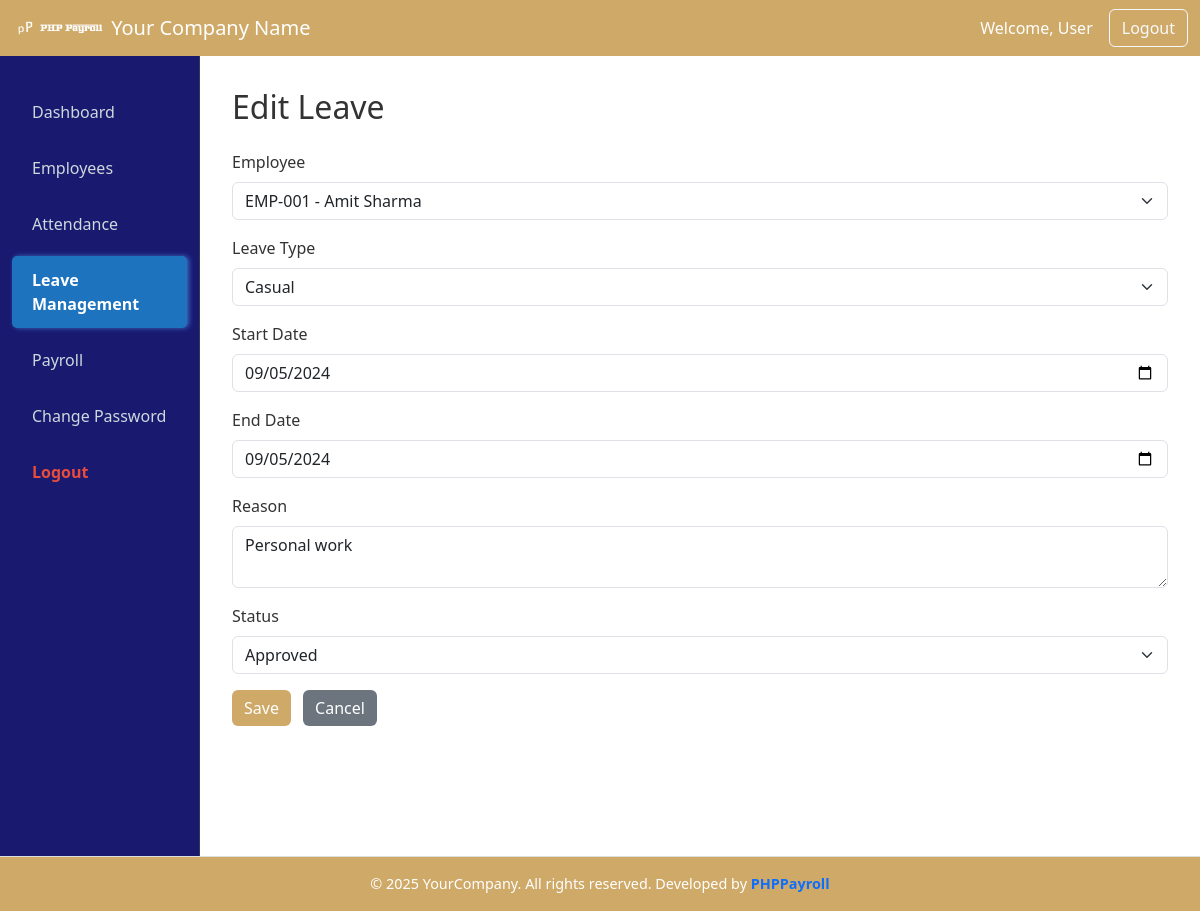
Page /leaves.php?a=edit&id=1 (signed in) on the committed database.
### tables this page shows
CREATE TABLE `phppayroll_leaves` (
  `id` int(11) NOT NULL,
  `employee_id` int(11) NOT NULL,
  `leave_type` enum('casual','sick','paid','unpaid') DEFAULT NULL,
  `start_date` date DEFAULT NULL,
  `end_date` date DEFAULT NULL,
  `reason` text DEFAULT NULL,
  `status` enum('pending','approved','rejected') DEFAULT 'pending',
  `applied_at` timestamp NOT NULL DEFAULT current_timestamp()
);

CREATE TABLE `phppayroll_employees` (
  `id` int(11) NOT NULL,
  `user_id` int(11) DEFAULT NULL,
  `employee_code` varchar(50) DEFAULT NULL,
  `first_name` varchar(100) DEFAULT NULL,
  `last_name` varchar(100) DEFAULT NULL,
  `phone` varchar(20) DEFAULT NULL,
  `department` varchar(200) DEFAULT NULL,
  `designation` varchar(100) DEFAULT NULL,
  `date_of_joining` date DEFAULT NULL,
  `salary` decimal(10,2) DEFAULT NULL,
  `status` tinyint(1) DEFAULT 1,
  `created_at` timestamp NOT NULL DEFAULT current_timestamp()
);

### app/core/Controller.php (called while the page is built, shortened)
<?php
class Controller
{
    protected function view(string $path, array $data = [])
    {
        extract($data);
        require __DIR__ . '/../views/' . $path . '.php';
    }
}

### app/controllers/LeaveController.php (called while the page is built, shortened)
<?php
require_once __DIR__ . '/../core/Controller.php';
require_once __DIR__ . '/../models/Leave.php';
class LeaveController extends Controller
{
    protected $leave;
    public function __construct($conn)
    {
        $this->leave = new LeaveModel($conn);
    }
    public function edit()
    {
        $id = $_GET['id'] ?? 0;
        $leave = $this->leave->find($id);
        $employees = $this->leave->getActiveEmployees();
        $errorMsg   = $_SESSION['edit_leave_error'] ?? '';
        $successMsg = $_SESSION['edit_leave_success'] ?? '';
        $this->view('leaves/edit', [
            'leave'      => $leave,
            'employees'  => $employees,
            'errorMsg'   => $errorMsg,
            'successMsg' => $successMsg
        ]);
    }
}

### public/leaves.php (called while the page is built, shortened)
<?php
require_once __DIR__ . '/../app/config/database.php';
require_once __DIR__ . '/../app/controllers/LeaveController.php';
$action = $_GET['a'] ?? 'index';
$controller = new LeaveController($conn);
$controller->$action();

### app/models/Leave.php (called while the page is built, shortened)
<?php
class LeaveModel
{
    protected $conn;
    protected $table = 'phppayroll_leaves';
    public function __construct($conn)
    {
        $this->conn = $conn;
    }
    public function getActiveEmployees()
    {
        $sql = "SELECT id, employee_code, first_name, last_name
                FROM phppayroll_employees
                WHERE status = 1
                ORDER BY first_name ASC";
        $result = $this->conn->query($sql);
        return $result ? $result->fetch_all(MYSQLI_ASSOC) : [];
    }
    public function find($id)
    {
        $stmt = $this->conn->prepare(
            "SELECT * FROM {$this->table} WHERE id=?"
        );
        $stmt->bind_param('i', $id);
        $stmt->execute();
        return $stmt->get_result()->fetch_assoc();
    }
}

### app/views/leaves/edit.php (the view, shortened to what this page needs)
<?php include __DIR__ . '/../../includes/header.php'; ?>
<div class="container-fluid">
  <div class="row">
    <?php include __DIR__ . '/../../includes/left.php'; ?>
    <main class="col-md-10 ms-sm-auto content-area">
      <h2 class="mb-4">Edit Leave</h2>
      <form method="POST" action="leaves.php?a=update">
<div class="mb-3">
  <label class="form-label">Employee</label>
  <select name="employee_id" class="form-select" required>
    <?php foreach ($employees as $emp): ?>
      <option value="<?= $emp['id'] ?>"
        <?= $emp['id'] == $leave['employee_id'] ? 'selected' : '' ?>>
        <?= $emp['employee_code'] ?> - <?= $emp['first_name'] ?> <?= $emp['last_name'] ?>
      </option>
    <?php endforeach; ?>
  </select>
</div>
        <div class="mb-3">
          <label class="form-label">Leave Type</label>
          <select name="leave_type" class="form-select">
            <option value="casual" <?= $leave['leave_type']=='casual'?'selected':'' ?>>Casual</option>
          </select>
        </div>
        <div class="mb-3">
          <label class="form-label">Start Date</label>
          <input type="date" name="start_date" class="form-control"
                 value="<?= $leave['start_date'] ?>" required>
        </div>
        <div class="mb-3">
          <label class="form-label">End Date</label>
          <input type="date" name="end_date" class="form-control"
                 value="<?= $leave['end_date'] ?>" required>
        </div>
        <div class="mb-3">
          <label class="form-label">Reason</label>
          <textarea name="reason" class="form-control"><?= $leave['reason'] ?></textarea>
        </div>
        <div class="mb-3">
          <label class="form-label">Status</label>
          <select name="status" class="form-select">
            <option value="approved" <?= $leave['status']=='approved'?'selected':'' ?>>Approved</option>
          </select>
        </div>
        <button class="btn btn-primary">Save</button>
        <a href="leaves.php?a=index" class="btn btn-secondary ms-2">Cancel</a>
      </form>
    </main>
  </div>
</div>
<?php include __DIR__ . '/../../includes/footer.php'; ?>

### public/css/login.css (style rules this page uses)
body, html { height: 100%; margin: 0; display: flex; flex-direction: column; font-family: 'Segoe UI', Tahoma, Geneva, Verdana, sans-serif; background-color: #f0f2f5; color: #333; }
main.content-area { padding: 2rem; flex-grow: 1; background-color: #fff; min-height: 100vh; }
.btn-primary { background-color: #cfa968; color: #fff; border: none; transition: background-color 0.3s ease; }
.btn-secondary { background-color: #6c757d; color: #fff; border: none; transition: background-color 0.3s ease; }

### rows in the picture
phppayroll_leaves: employee_id "EMP-001 - Amit Sharma", leave_type "Casual", start_date "09/05/2024", end_date "09/05/2024", reason "Personal work", status "Approved"

### other values in the picture
company_name "Your Company Name"
$adminName "User"
